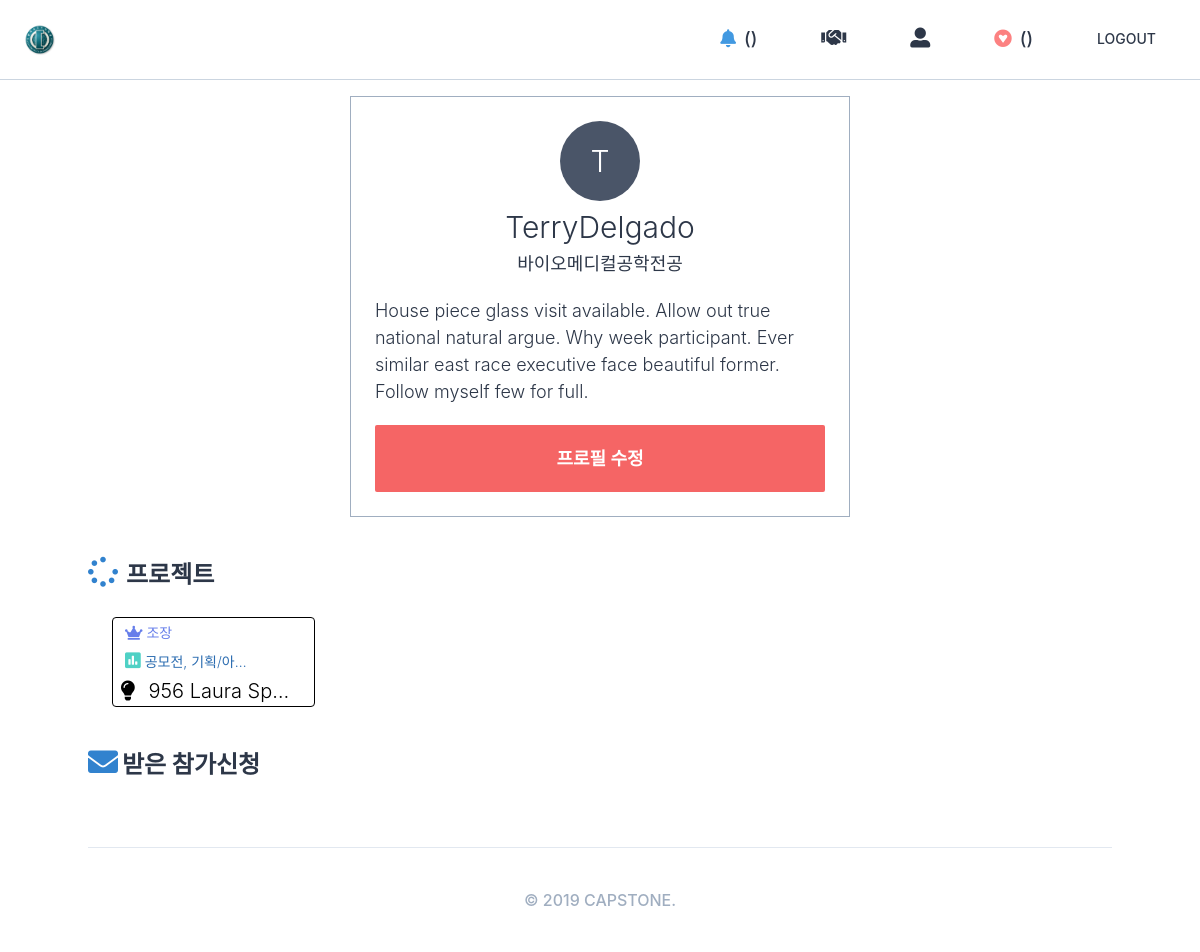
/users/6/ (signed in), run on an earlier commit of the app's database.
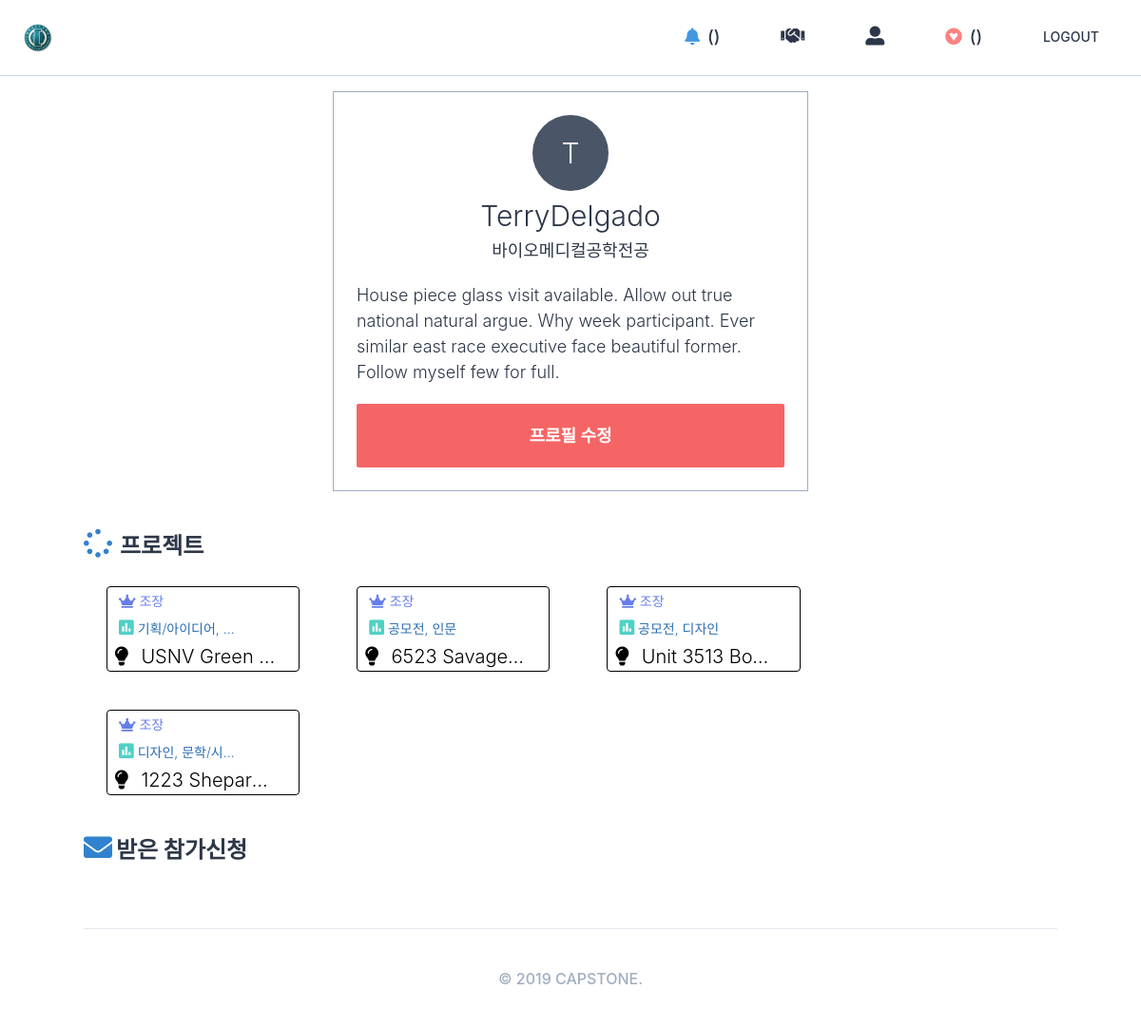
And on a later commit of the database.
### users/models.py (models this page shows)
class User(AbstractUser):
    GENDER_MALE = "male"
    GENDER_FEMALE = "female"
    GENDER_CHOICES = (
        (GENDER_MALE, "남성"),
        (GENDER_FEMALE, "여성"),
    )
    MAJOR_1 = "글로벌지역학"
    MAJOR_2 = "EU전공"
    MAJOR_3 = "GlobalBusiness"
    MAJOR_4 = "TESOL영어학전공"
    MAJOR_5 = "광고PR브랜딩전공"
    MAJOR_6 = "교육학"
    MAJOR_7 = "국가리더전공"
    MAJOR_8 = "국제금융학과"
    MAJOR_9 = "국제스포츠레저전공"
    MAJOR_10 = "그리스불가리아학과"
    MAJOR_11 = "남아프리카어전공"
    MAJOR_12 = "독일어통번역학과"
    MAJOR_13 = "동아프리카어전공"
    MAJOR_14 = "동유럽학대학"
    MAJOR_15 = "러시아학과"
    MAJOR_16 = "루마니아어과"
    MAJOR_17 = "말레이인도네시아어통번역학과"
    MAJOR_18 = "문화콘텐츠학전공"
    MAJOR_19 = "바이오메디컬공학전공"
    MAJOR_20 = "방송영상뉴미디어전공"
    MAJOR_21 = "브라질학과"
    MAJOR_22 = "사학과"
    MAJOR_23 = "산업경영공학과"
    MAJOR_24 = "생명공학과"
    MAJOR_25 = "서아프리카어전공"
    MAJOR_26 = "세계문화예술경영전공"
    MAJOR_27 = "세르비아크로아티아어과"
    MAJOR_28 = "수학과"
    MAJOR_29 = "스페인어통번역학과"
    MAJOR_30 = "아랍어통번역학과"
    MAJOR_31 = "아프리카학부"
    MAJOR_32 = "언론정보전공"
    MAJOR_33 = "언어인지과학과"
    MAJOR_34 = "영미권통상통번역전공"
    MAJOR_35 = "영미문학번역전공"
    MAJOR_36 = "영어통번역학부"
    MAJOR_37 = "영어통번역학전공"
    MAJOR_38 = "우크라이나어과"
    MAJOR_39 = "융복합소프트웨어전공"
    MAJOR_40 = "이탈리아어통번역학과"
    MAJOR_41 = "인도학과"
    MAJOR_42 = "일본어통번역학과"
    MAJOR_43 = "전자공학과"
    MAJOR_44 = "전자물리학과"
    MAJOR_45 = "정보기록학전공"
    MAJOR_46 = "정보통신공학과"
    MAJOR_47 = "정치외교학과"
    MAJOR_48 = "중국어통번역학과"
    MAJOR_49 = "중앙아시아학과"
    MAJOR_50 = "지식콘텐츠전공"
    MAJOR_51 = "철학과"
    MAJOR_52 = "체코슬로바키아어과"
    MAJOR_53 = "컴퓨터전자시스템공학전공"
    MAJOR_54 = "태국어통번역학과"
    MAJOR_55 = "통계학과"
    MAJOR_56 = "폴란드어과"
    MAJOR_57 = "프랑스학과"
    MAJOR_58 = "한국학과"
    MAJOR_59 = "행정학과"
    MAJOR_60 = "헝가리어과"
    MAJOR_61 = "화학과"
    MAJOR_62 = "환경학과"
    MAJOR_CHOICES = (
        (MAJOR_1, "글로벌지역학"),
        (MAJOR_2, "EU전공"),
        (MAJOR_3, "GlobalBusiness"),
        (MAJOR_4, "TESOL영어학전공"),
        (MAJOR_5, "광고PR브랜딩전공"),
        (MAJOR_6, "교육학"),
        (MAJOR_7, "국가리더전공"),
        (MAJOR_8, "국제금융학과"),
        (MAJOR_9, "국제스포츠레저전공"),
        (MAJOR_10,  "그리스불가리아학과"),
        (MAJOR_11,  "남아프리카어전공"),
        (MAJOR_12,  "독일어통번역학과"),
        (MAJOR_13,  "동아프리카어전공"),
        (MAJOR_14,  "동유럽학대학"),
        (MAJOR_15,  "러시아학과"),
        (MAJOR_16,  "루마니아어과"),
        (MAJOR_17,  "말레이인도네시아어통번역학과"),
        (MAJOR_18,  "문화콘텐츠학전공"),
        (MAJOR_19,  "바이오메디컬공학전공"),
        (MAJOR_20,  "방송영상뉴미디어전공"),
        (MAJOR_21,  "브라질학과"),
        (MAJOR_22,  "사학과"),
        (MAJOR_23,  "산업경영공학과"),
        (MAJOR_24,  "생명공학과"),
        (MAJOR_25,  "서아프리카어전공"),
        (MAJOR_26,  "세계문화예술경영전공"),
        (MAJOR_27,  "세르비아크로아티아어과"),
        (MAJOR_28,  "수학과"),
        (MAJOR_29,  "스페인어통번역학과"),
        (MAJOR_30,  "아랍어통번역학과"),
        (MAJOR_31,  "아프리카학부"),
        (MAJOR_32,  "언론정보전공"),
        (MAJOR_33,  "언어인지과학과"),
        (MAJOR_34,  "영미권통상통번역전공"),
        (MAJOR_35,  "영미문학번역전공"),
        (MAJOR_36,  "영어통번역학부"),
        (MAJOR_37,  "영어통번역학전공"),
        (MAJOR_38,  "우크라이나어과"),
        (MAJOR_39,  "융복합소프트웨어전공"),
        (MAJOR_40,  "이탈리아어통번역학과"),
        (MAJOR_41,  "인도학과"),
        (MAJOR_42,  "일본어통번역학과"),
        (MAJOR_43,  "전자공학과"),
        (MAJOR_44,  "전자물리학과"),
        (MAJOR_45,  "정보기록학전공"),
        (MAJOR_46,  "정보통신공학과"),
        (MAJOR_47,  "정치외교학과"),
        (MAJOR_48,  "중국어통번역학과"),
        (MAJOR_49,  "중앙아시아학과"),
        (MAJOR_50,  "지식콘텐츠전공"),
        (MAJOR_51,  "철학과"),
        (MAJOR_52,  "체코슬로바키아어과"),
        (MAJOR_53,  "컴퓨터전자시스템공학전공"),
        (MAJOR_54,  "태국어통번역학과"),
        (MAJOR_55,  "통계학과"),
        (MAJOR_56,  "폴란드어과"),
        (MAJOR_57,  "프랑스학과"),
        (MAJOR_58,  "한국학과"),
        (MAJOR_59,  "행정학과"),
        (MAJOR_60,  "헝가리어과"),
        (MAJOR_61,  "화학과"),
        (MAJOR_62,  "환경학과"),
    )
    LOGIN_EMAIL = "email"
    LOGIN_KAKAO = "kakao"
    LOGIN_CHOICES = (
        (LOGIN_EMAIL, "EMAIL"),
        (LOGIN_KAKAO, "KAKAO"),
    )
    objects = managers.CustomModelManager()
    gender = models.CharField(choices=GENDER_CHOICES, max_length=10, blank=True)
    bio = models.TextField(default="")
    major = models.CharField(choices=MAJOR_CHOICES, max_length=20, blank=True)
    login_method = models.CharField(choices=LOGIN_CHOICES, max_length=50, default=LOGIN_EMAIL)
    def get_absolute_url(self):
        return reverse("users:profile", kwargs={"pk": self.pk})

### projects/models.py (models this page shows, shortened)
class Project(core_models.TimeStampedModel):
    name = models.CharField(max_length=140)
    description = models.TextField()
    on_market = models.BooleanField(default=False)
    categories = models.ManyToManyField("Category", related_name="projects", blank=True)
    host = models.ForeignKey(
        "users.User", related_name="project_host", on_delete=models.CASCADE
    )
    def get_first_category(self):
        try:
            category, = self.categories.all()[:1]
            return category
        except ValueError:
            return None
    def get_second_category(self):
        try:
            category, = self.categories.all()[1:2]
            return category
        except ValueError:
            return None

class AbstractItem(core_models.TimeStampedModel):
    name = models.CharField(max_length=80)
    class Meta:
        abstract = True
    def __str__(self):
        return self.name

class Category(AbstractItem):
    class Meta:
        verbose_name_plural = "Categories"

### users/views.py (the view)
# urls.py: path("<int:pk>/", views.UserProfileView.as_view(), name="profile"),
class UserProfileView(DetailView):
    model = models.User
    template_name = "users/user_detail.html"
    context_object_name = "user_obj"

### templates/users/user_detail.html (shortened to what this page needs)
{% extends "base.html" %}
{% block content %}
    <div class="h-75vh">
            <div class="container lg:w-5/12 md:w-1/2 xl:w-1/4 mx-auto my-10 flex flex-col items-center border p-6 border-gray-500">
        {% include "mixins/user_avatar.html" with user=user_obj %}
        <div class="flex items-center">
            <span class="text-3xl mt-1">{{user_obj.first_name}}{{user_obj.last_name}}</span>
        </div>
        <span class="text-lg mb-5">{{user_obj.major}}</span>
        <span class="text-lg mb-5">{{user_obj.bio}}</span>
        {% if user == user_obj %}
            <a href="{% url 'users:update' %}" class="btn btn--small bg-red-500 text-white font-bold">프로필 수정</a>
        {% endif %}
    </div>
    {% if user_obj.project_host.count > 0 %}
        {% if user == user_obj %}
            <div class="container mx-auto pb-10">
                <h3 class="mb-6 text-2xl font-bold"><i class="fas fa-spinner text-3xl mr-2 text-blue-600 font-bold"></i>프로젝트</h3>
                <div class="flex flex-wrap mx-1 mt-5">
                    {% for project in user_obj.project_host.all %}
                        {% include "partials/member_project_card.html" with project=project %}
                    {% endfor %}
                </div>
                <h3 class="mb-6 text-2xl font-bold"><i class="fas fa-envelope text-3xl mr-1 text-blue-600 font-bold"></i>받은 참가신청</h3>
            </div>
        {% endif %}
    {% endif %}
    </div>
{% endblock content %}

### templates/base.html (shortened to what this page needs)
{% load static %}
<!DOCTYPE html>
<html lang="en">
<head>
    <link rel="stylesheet" href="https://use.fontawesome.com/releases/v5.11.2/css/all.css">
    <link rel="stylesheet" href="{% static 'css/styles.css' %}">
</head>
 <body class="text-gray-800 mt-24 font-light">
    <header class="container max-w-full inset-0 flex items-center justify-between px-6 h-20 border-b border-gray-400 fixed bg-white">
        <div class="flex items-center w-1/3">
            <a href="{% url "core:home" %}" class="mr-6">
                <img class="w-8" src="{% static 'img/logo.png' %}" />
            </a>
        </div>
        {% include "partials/nav.html" %}
    </header>
        {% block content %}
        {% endblock content %}
    {% include "partials/footer.html" %}
</body>
</html>

### templates/partials/nav.html (shortened to what this page needs)
<ul class="flex items-center text-sm font-medium h-full">
    {% if user.is_authenticated %}
        <li class="nav_link text-lg pro_zoom"><a href="#"><i class="fas fa-bell text-lg mr-2 text-blue-500"></i>()</a></li>
        <li class="nav_link pro_zoom"><a href="{% url 'projects:create' %}"><i class="fas fa-handshake text-xl"></i></a></li>
        <li class="nav_link pro_zoom"><a href="{{user.get_absolute_url}}"><i class="fas fa-user-alt text-xl"></i></a></li>
        <li class="nav_link text-lg pro_zoom"><a href="{% url 'lists:see-favs' %}"><i class="fab fa-gratipay text-lg mr-2 text-red-400"></i>({{user.list.projects.count}})</a></li>
        <li class="nav_link pro_zoom"><a href="{% url 'users:logout' %}">LOGOUT</a></li>
    {% else %}
        <li class="nav_link pro_zoom"><a href="{% url 'users:login' %}">LOGIN</a></li>
        <li class="nav_link pro_zoom"><a href="#">JOIN</a></li>
    {% endif %}
</ul>

### templates/mixins/user_avatar.html
<div class="{{h_and_w|default:'h-20 w-20'}} bg-gray-700 rounded-full text-white flex justify-center items-center">
    <span class="{{text|default:'text-3xl'}}">{{user.first_name|first}}</span>
</div>

### templates/partials/member_project_card.html
<div class="w-1/5 mb-10 px-2 overflow-hidden border border-black mr-10 ml-5 rounded">
    <a href="{% url 'projects:member-detail' project.pk %}">
        <div class="flex justify-between mb-1px truncate">
            <div class="w-3/4 overflow-hidden flex">
                <span class="text-sm text-gray-700 block truncate p-1 mr-2 text-indigo-500">
                <i class="fas fa-crown"></i>
                    조장
                </span>
            </div>
        </div>
        <div class="flex justify-between mb-1px truncate">
            <div class="w-3/4 overflow-hidden flex">
                <span class="text-sm text-gray-700 block truncate p-1 mr-2 text-blue-700">
                    <i class="fas fa-poll text-teal-400 text-lg"></i>
                    {{project.get_first_category}}, {{project.get_second_category}}
                </span>
            </div>
        </div>
        <span class="text-black w-11/12 block truncate text-xl">
            <i class="fas fa-lightbulb mr-2"></i> {{project.name}}
        </span>
    </a>
</div>

### templates/partials/footer.html
<footer class="container mx-auto text-center py-10 border-t font-medium text-gray-500">
    <div class="flex flex-col">
        &copy; 2019 CAPSTONE.
    </div>
</footer>

What changed in the data, as far as the page shows it:
removed Project: get_first_category "공모전", get_second_category "기획/아…", name "956 Laura Sp…"
added Project: get_first_category "기획/아이디어", name "USNV Green…"
added Project: get_first_category "공모전", get_second_category "인문", name "6523 Savage…"
added Project: get_first_category "공모전", get_second_category "디자인", name "Unit 3513 Bo…"
added Project: get_first_category "디자인", get_second_category "문학/시…", name "1223 Shepar…"
